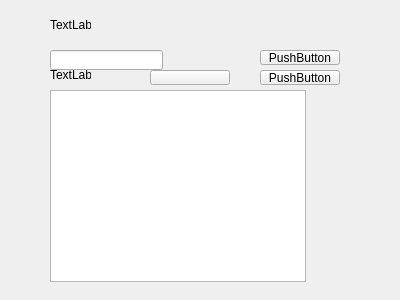
<?xml version="1.0" encoding="UTF-8"?>
<ui version="4.0">
 <class>Widget</class>
 <widget class="QWidget" name="Widget">
  <property name="geometry">
   <rect>
    <x>0</x>
    <y>0</y>
    <width>400</width>
    <height>300</height>
   </rect>
  </property>
  <property name="windowTitle">
   <string>Widget</string>
  </property>
  <widget class="QPushButton" name="btn">
   <property name="geometry">
    <rect>
     <x>260</x>
     <y>50</y>
     <width>80</width>
     <height>15</height>
    </rect>
   </property>
   <property name="text">
    <string>PushButton</string>
   </property>
  </widget>
  <widget class="QLineEdit" name="input">
   <property name="geometry">
    <rect>
     <x>50</x>
     <y>50</y>
     <width>113</width>
     <height>20</height>
    </rect>
   </property>
  </widget>
  <widget class="QTextBrowser" name="output">
   <property name="geometry">
    <rect>
     <x>50</x>
     <y>90</y>
     <width>256</width>
     <height>192</height>
    </rect>
   </property>
  </widget>
  <widget class="QLabel" name="lbl_input">
   <property name="geometry">
    <rect>
     <x>50</x>
     <y>20</y>
     <width>41</width>
     <height>9</height>
    </rect>
   </property>
   <property name="text">
    <string>TextLabel</string>
   </property>
  </widget>
  <widget class="QLabel" name="lbl_sort">
   <property name="geometry">
    <rect>
     <x>50</x>
     <y>70</y>
     <width>41</width>
     <height>9</height>
    </rect>
   </property>
   <property name="text">
    <string>TextLabel</string>
   </property>
  </widget>
  <widget class="QPushButton" name="by_times">
   <property name="geometry">
    <rect>
     <x>150</x>
     <y>70</y>
     <width>80</width>
     <height>15</height>
    </rect>
   </property>
   <property name="text">
    <string/>
   </property>
  </widget>
  <widget class="QPushButton" name="by_date">
   <property name="geometry">
    <rect>
     <x>260</x>
     <y>70</y>
     <width>80</width>
     <height>15</height>
    </rect>
   </property>
   <property name="text">
    <string>PushButton</string>
   </property>
  </widget>
 </widget>
 <layoutdefault spacing="6" margin="11"/>
 <resources/>
 <connections/>
</ui>
